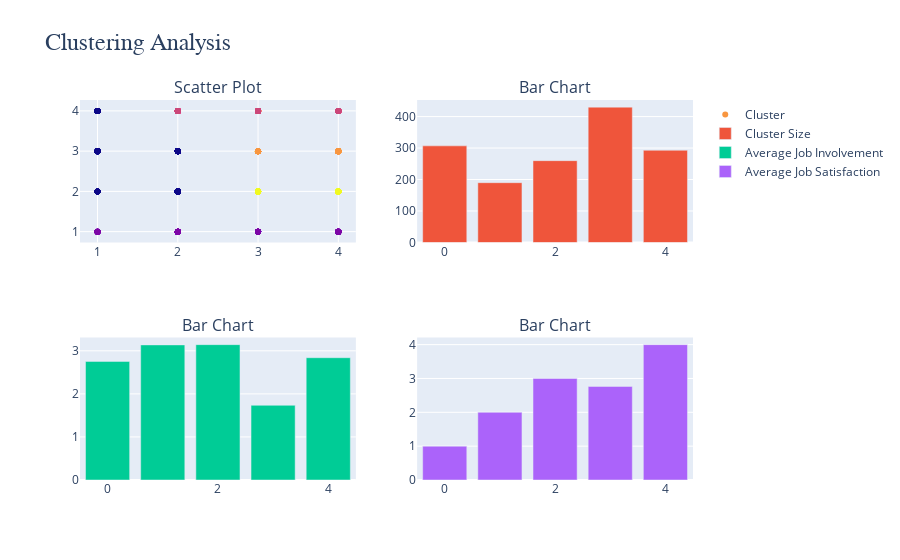

This figure's notebook cell:
### Markdown cell above
<div style="
  background-color: #0D0D0D;
  color: #FFFFFF;
  font-family: 'Roboto', sans-serif;
  font-size: 22px;
  padding: 10px;
  margin: 0px 0 0 0px;
  border-radius: 15px;
  border: none;
  box-shadow: 0 0 20px rgba(255, 255, 255, 0.2);
  width: 890px;
  text-align: left;
">
  <h2 style="margin: 0;">Clustering Analysis of Employee Productivity</h2>
</div>

### Code cell
clustering_cols = ['JobInvolvement', 'JobSatisfaction']
kmeans = KMeans(n_clusters=5, n_init='auto')
kmeans.fit(df[clustering_cols])

df['Cluster'] = kmeans.labels_

fig = make_subplots(rows=2, cols=2, subplot_titles=['Scatter Plot', 'Bar Chart', 'Bar Chart', 'Bar Chart'])

fig.add_trace(go.Scatter(x=df['JobInvolvement'], 
                        y=df['JobSatisfaction'], 
                        mode='markers', 
                        marker=dict(color=kmeans.labels_), 
                        name='Cluster', 
                        hovertemplate="<b>Job Involvement: %{x}</b><br><b>Job Satisfaction: %{y}</b><br><b>Cluster: %{marker.color}</b>"), 
                        row=1, 
                        col=1)

fig.add_trace(go.Bar(x=df['Cluster'].unique(), 
                    y=df['Cluster'].value_counts(), 
                    name='Cluster Size', 
                    hovertemplate="<b>Cluster: %{x}</b><br><b>Count: %{y}</b>"), 
                    row=1, 
                    col=2)

fig.add_trace(go.Bar(x=df['Cluster'].unique(), 
                    y=df.groupby('Cluster')['JobInvolvement'].mean(), 
                    name='Average Job Involvement', 
                    hovertemplate="<b>Cluster: %{x}</b><br><b>Average Job Involvement: %{y:.2f}</b>"), 
                    row=2, 
                    col=1)

fig.add_trace(go.Bar(x=df['Cluster'].unique(), 
                    y=df.groupby('Cluster')['JobSatisfaction'].mean(), 
                    name='Average Job Satisfaction', 
                    hovertemplate="<b>Cluster: %{x}</b><br><b>Average Job Satisfaction: %{y:.2f}</b>"), 
                    row=2, 
                    col=2)

fig.update_layout(
    title={
        'text': 'Clustering Analysis',
        'font_size': 24,
        'font_family': 'Arial Black',
    }
)

fig.show()

### Figure 1 — Plotly figure (JSON) as saved in the notebook; plotly's stock layout.template omitted (floating-point values rounded to 4 significant figures; data arrays with more than 128 entries replaced by an {"elided": "..."} marker saying what was removed)
{"data": [{"hovertemplate": "<b>Job Involvement: %{x}</b><br><b>Job Satisfaction: %{y}</b><br><b>Cluster: %{marker.color}</b>", "marker": {"color": {"elided": "1480 int values"}}, "mode": "markers", "name": "Cluster", "type": "scatter", "x": {"elided": "1480 int values"}, "xaxis": "x", "y": {"elided": "1480 int values"}, "yaxis": "y"}, {"hovertemplate": "<b>Cluster: %{x}</b><br><b>Count: %{y}</b>", "name": "Cluster Size", "type": "bar", "x": [3, 0, 4, 2, 1], "xaxis": "x2", "y": [430, 307, 293, 260, 190], "yaxis": "y2"}, {"hovertemplate": "<b>Cluster: %{x}</b><br><b>Average Job Involvement: %{y:.2f}</b>", "name": "Average Job Involvement", "type": "bar", "x": [3, 0, 4, 2, 1], "xaxis": "x3", "y": [1.735, 2.754, 2.84, 3.143, 3.137], "yaxis": "y3"}, {"hovertemplate": "<b>Cluster: %{x}</b><br><b>Average Job Satisfaction: %{y:.2f}</b>", "name": "Average Job Satisfaction", "type": "bar", "x": [3, 0, 4, 2, 1], "xaxis": "x4", "y": [2.765, 1, 4, 3, 2], "yaxis": "y4"}], "layout": {"annotations": [{"font": {"size": 16}, "showarrow": false, "text": "Scatter Plot", "x": 0.225, "xanchor": "center", "xref": "paper", "y": 1, "yanchor": "bottom", "yref": "paper"}, {"font": {"size": 16}, "showarrow": false, "text": "Bar Chart", "x": 0.775, "xanchor": "center", "xref": "paper", "y": 1, "yanchor": "bottom", "yref": "paper"}, {"font": {"size": 16}, "showarrow": false, "text": "Bar Chart", "x": 0.225, "xanchor": "center", "xref": "paper", "y": 0.375, "yanchor": "bottom", "yref": "paper"}, {"font": {"size": 16}, "showarrow": false, "text": "Bar Chart", "x": 0.775, "xanchor": "center", "xref": "paper", "y": 0.375, "yanchor": "bottom", "yref": "paper"}], "title": {"font": {"family": "Arial Black", "size": 24}, "text": "Clustering Analysis"}, "xaxis": {"anchor": "y", "domain": [0, 0.45]}, "xaxis2": {"anchor": "y2", "domain": [0.55, 1]}, "xaxis3": {"anchor": "y3", "domain": [0, 0.45]}, "xaxis4": {"anchor": "y4", "domain": [0.55, 1]}, "yaxis": {"anchor": "x", "domain": [0.625, 1]}, "yaxis2": {"anchor": "x2", "domain": [0.625, 1]}, "yaxis3": {"anchor": "x3", "domain": [0, 0.375]}, "yaxis4": {"anchor": "x4", "domain": [0, 0.375]}}}
